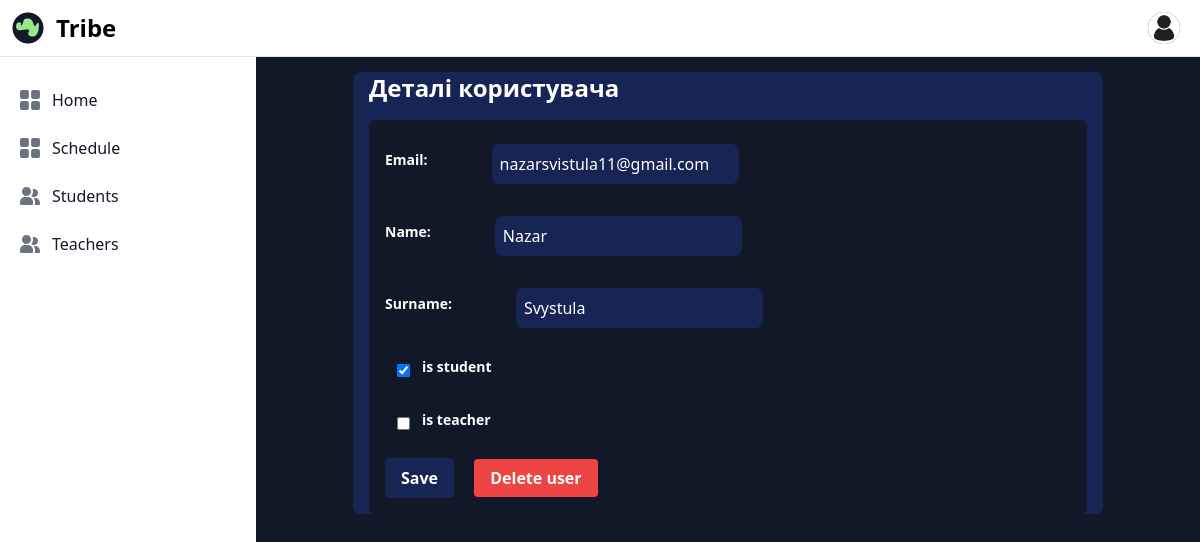
Page /user/2 (signed in) on the committed database.
### user/models.py (models this page shows, shortened)
class CustomUser(AbstractUser):
    is_student = models.BooleanField(default=True)
    is_teacher = models.BooleanField(default=False)
    is_chief_teacher = models.BooleanField(default=False)
    username = models.CharField(max_length=50, default='user')
    email=models.EmailField(null=False, blank=False, unique=True)
    name=models.CharField(null=False, max_length=50)
    surname=models.CharField(null=False, max_length=50)
    created_at=models.DateTimeField(auto_now_add=True)
    USERNAME_FIELD = 'email'
    REQUIRED_FIELDS = ['name','surname']
    objects = CustomUserManger()

class Profile(models.Model):
    user = models.OneToOneField(CustomUser, on_delete=models.CASCADE)
    image = models.ImageField(upload_to='profile_images', default='default_profile.jpg')
    slug=models.SlugField(blank=True, null=True, unique=True)

### user/views.py (the view)
# urls.py: path('user/<int:user_id>', views.panel_user_detail, name="user_detail"),
@login_required
def panel_user_detail(request, user_id):
    user = get_object_or_404(CustomUser, id=user_id)
    if request.method == 'POST':
        form = UserUpdateForm(request.POST, instance=user)
        if form.is_valid():
            form.save()
            messages.success(request, 'User data updated successfully')
            return redirect(request.META.get('HTTP_REFERER','/'))
    else:
        form = UserUpdateForm(instance=user)
    return render(request, 'admin_panel/user_detail.html', {'form': form, 'user': user})

### user/forms.py
class UserUpdateForm(forms.ModelForm):
    class Meta:
        model = CustomUser
        fields = ['email', 'name', 'surname', 'is_student', 'is_teacher']
        widgets = {
            'email': forms.EmailInput(attrs={'class': 'm-2 h-36 rounded-lg p-2 bg-blue-950 text-white', 'placeholder': 'user email..'}),
            'name': forms.TextInput(attrs={'class': 'm-2 h-36 rounded-lg p-2 bg-blue-950 text-white', 'placeholder': "user's name.."}),
            'surname': forms.TextInput(attrs={'class': 'm-2 h-36 rounded-lg p-2 bg-blue-950 text-white', 'placeholder': "user's surname.."}),
        }

### templates/admin_panel/user_detail.html (shortened to what this page needs)
{% extends "base.html" %}
{% block content %}
<div class="bg-blue-950 rounded-lg mt-14 mx-auto" style="width: 750px">
    <h1 class="text-2xl text-white font-bold ml-4 mt-4">Деталі користувача</h1>
    <div class="bg-gray-900 rounded-md m-4 p-4 mb-4 text-white">
        <form method="post">
            <div class="mb-4 flex items-center">
                <label for="id_email" class="mb-2 text-sm font-bold mr-14">Email:</label>
                {{ form.email }}
            </div>
            <div class="mb-4 flex mt-4 items-center">
                <label for="id_name" class="block mb-2 text-sm font-bold mr-14">Name:</label>
                {{ form.name }}
            </div>
            <div class="mb-4 flex mt-4 items-center">
                <label for="id_surname" class="block mb-2 text-sm font-bold mr-14">Surname:</label>
                {{ form.surname }}
            </div>
            <div class="mb-4 flex mt-4 items-center">
                {{ form.is_student }}
                <label for="id_is_student" class="block mb-2 text-sm font-bold">is student</label>
            </div>
            <div class="mb-4 flex mt-4 items-center">
                {{ form.is_teacher }}
                <label for="id_is_teacher" class="block mb-2 text-sm font-bold">is teacher</label>
            </div>
            <button type="submit" class="bg-blue-950 hover:bg-green-700 text-white font-bold py-2 px-4 rounded">Save</button>
            <a href="{% url 'delete_user' user.id %}" class="bg-red-500 hover:bg-red-700 text-white font-bold py-2 px-4 rounded ml-4">Delete user</a>
        </form>
    </div>
</div>
{% endblock %}

### templates/base.html (shortened to what this page needs)
{% load static %}
<!DOCTYPE html>
<html lang="en">
<head>
    <link rel="stylesheet" href="{% static 'src/styles.css' %}">
    <link rel="stylesheet" href="{% static 'src/input_field.css' %}">
</head>
<body class="bg-gray-900">
    <nav class="fixed top-0 z-50 w-full bg-white border-b bord4.3gray-200 dark:bg-blue-950 dark:border-gray-700">
        <div class="px-3 py-3 lg:px-5 lg:pl-3">
            <div class="flex items-center justify-between">
                <div class="flex items-center justify-start rtl:justify-end">
                    <img src="{% static 'media/logo.png' %}"
                        class="h-8 me-3" alt="Logo" />
                    <span
                        class="self-center text-xl font-semibold sm:text-2xl whitespace-nowrap dark:text-white">Tribe</span>
                </div>
                <div class="flex items-center">
                    <div class="flex items-center ms-3">
                        <div>
                            <button type="button"
                                class="flex text-sm bg-blue-950 rounded-full focus:ring-4 focus:ring-gray-300 dark:focus:ring-gray-600"
                                aria-expanded="false" data-dropdown-toggle="dropdown-user">
                                {% if user.is_authenticated %}
                                    <a href="{% url 'profile' slug=user.profile.slug %}">
                                        <img class="w-8 h-8 rounded-full"
                                            src="{{ user.profile.image.url }}"
                                            alt="user photo">
                                    </a>
                                {% endif %}
                            </button>
                        </div>
                    </div>
                </div>
            </div>
        </div>
    </nav>
    <aside id="logo-sidebar"
        class="fixed top-0 left-0 z-40 w-64 h-screen pt-20 transition-transform -translate-x-full bg-white  border-gray-200 sm:translate-x-0 dark:bg-blue-950 dark:border-gray-700"
        aria-label="Sidebar">
        <div class="h-full px-3 pb-4 overflow-y-auto bg-dark dark:bg-blue-950">
            <ul class="space-y-2 font-medium">
                <li>
                    <a href="{% url 'homepage' %}"
                        class="flex items-center p-2 text-gray-900 rounded-lg dark:text-white hover:bg-gray-100 dark:hover:bg-blue-900 group">
                        <span class="ms-3">Home</span>
                    </a>
                </li>
                <li>
                    <a href="{% url 'schedule' %}"
                        class="flex items-center p-2 text-gray-900 rounded-lg dark:text-white hover:bg-gray-100 dark:hover:bg-blue-900 group">
                        <span class="ms-3">Schedule</span>
                    </a>
                </li>
                {% if request.user.is_chief_teacher or request.user.is_superuser or user.is_teacher%}
                <li>
                    <a href="{% url 'student_panel' %}"
                        class="flex items-center p-2 text-gray-900 rounded-lg dark:text-white hover:bg-gray-100 dark:hover:bg-blue-900 group">
                        <span class="flex-1 ms-3 whitespace-nowrap">Students</span>
                    </a>
                </li>
                {% endif %}
                {% if request.user.is_chief_teacher or request.user.is_superuser %}
                <li>
                    <a href="{% url 'teacher_panel' %}"
                        class="flex items-center p-2 text-gray-900 rounded-lg dark:text-white hover:bg-gray-100 dark:hover:bg-blue-900 group">
                        <span class="flex-1 ms-3 whitespace-nowrap">Teachers</span>
                    </a>
                </li>
                {% endif %}
            </ul>
        </div>
    </aside>
    <div class="sm:ml-64 p-4">
        {% block content %}
        {% endblock content %}
    </div>
</body>
</html>

### static/src/input_field.css (style rules this page uses)
input { margin: 0.75rem; }

### rows in the picture
CustomUser: profile.image (placeholder picture), email "nazarsvistula11@gmail.com", name "Nazar", surname "Svystula", is_student "☑"
